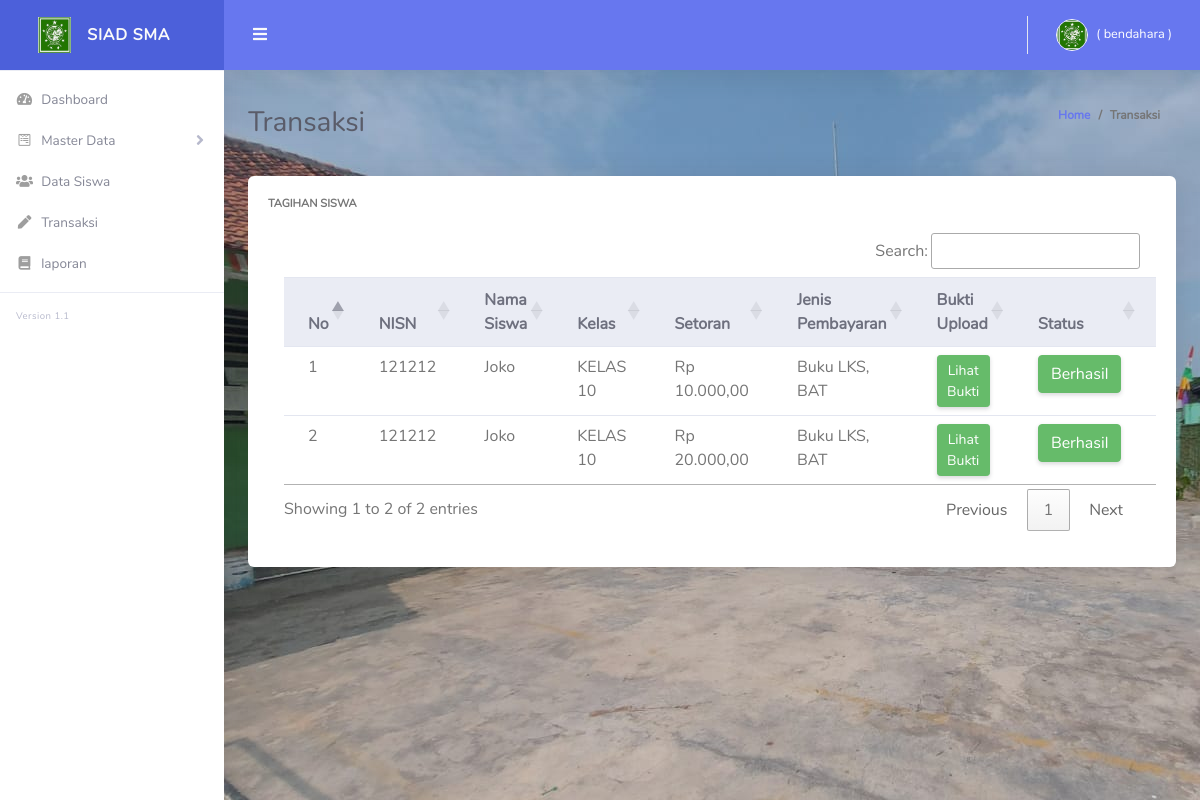
/index.php/transaksi, run on an earlier commit of the app's database.
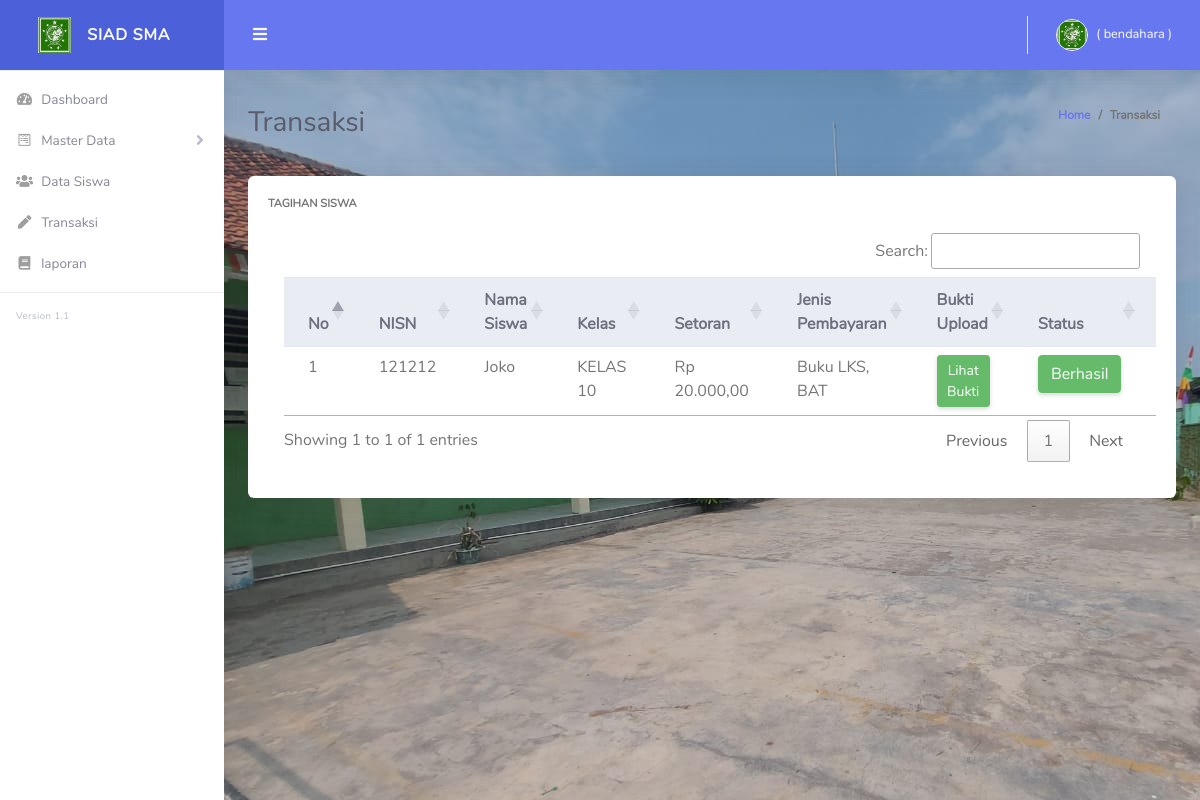
And on a later commit of the database.
### tables this page shows
CREATE TABLE `tb_pembayaran`  (
  `id` int(11) NOT NULL AUTO_INCREMENT,
  `siswa_id` int(11) NOT NULL,
  `bukti_id` int(11) NULL DEFAULT NULL,
  `nisn` varchar(100) NOT NULL,
  `nama` varchar(225) NOT NULL,
  `kelas` varchar(100) NOT NULL,
  `tanggal` date NOT NULL,
  `setoran` varchar(100) NOT NULL,
  `biaya` varchar(100) NOT NULL,
  `status` tinyint(1) NOT NULL DEFAULT 0,
  PRIMARY KEY (`id`) USING BTREE,
  INDEX `tb_pembayaran_siswa_id`(`siswa_id`) USING BTREE,
  CONSTRAINT `tb_pembayaran_siswa_id` FOREIGN KEY (`siswa_id`) REFERENCES `tb_siswa` (`id`) ON DELETE RESTRICT ON UPDATE RESTRICT
);

### application/controllers/Transaksi.php (called while the page is built, shortened)
<?php
class Transaksi extends CI_Controller {
    public function __construct()
    {
        $this->load->model('Siswa_model');
        $this->load->model('Kelas_model');
        $this->load->model('Bukti_model');
        $this->load->model('M_global_model');
        $this->load->model('Transaksi_model');
    }
    public function index()
    {
        $judul = 'Transaksi';
        $data['title']  = 'SIAD SMA Pangurugan';
        $pembayaran = $this->Transaksi_model->ambil_data_pembayaran(0);
		$this->load->view('template/header',$data);
		$this->load->view('template/sidebar');
        $this->load->view('template/topbar');
        $this->load->view('admin/transaksi', compact('pembayaran', 'judul'));
        $this->load->view('template/footer');
    }
}

### index.php (called while the page is built, shortened)
<?php
require_once BASEPATH.'core/CodeIgniter.php';

### application/models/Transaksi_model.php (called while the page is built, shortened)
<?php
class Transaksi_model extends CI_Model
{
    function ambil_data_pembayaran($id)
    {
        if ($id == 0) {
            $this->db->where('bukti_id IS NOT NULL');
        } else {
            $this->db->where('siswa_id', $id);
        }
        $this->db->order_by('tanggal', 'DESC');
        $this->db->order_by('id', 'DESC');
        $query = $this->db->get('tb_pembayaran');
        return $query->result();
    }
}

### application/helpers/rupiah_helper.php (called while the page is built, shortened)
<?php
function rupiah($angka){
	$hasil_rupiah = "Rp " . number_format($angka,2,',','.');
	return $hasil_rupiah;
}

### application/views/admin/transaksi.php (the view, shortened to what this page needs)
<div class="container-fluid" id="container-wrapper">
  <div class="d-sm-flex align-items-center justify-content-between mb-4">
    <h1 class="h3 mb-0 text-gray-800"><?= $judul; ?></h1>
    <ol class="breadcrumb">
      <li class="breadcrumb-item"><a href="./">Home</a></li>
      <li class="breadcrumb-item active" aria-current="page"><?= $judul; ?></li>
    </ol>
  </div>
  <div class="row mb-3">
    <div class="col-xl-12 col-md-5 mb-4">
      <div class="card h-100">
        <div class="card-body">
          <div class="row align-items-center">
            <div class="col mr-2">
              <div class="text-xs font-weight-bold text-uppercase mb-1">Tagihan Siswa</div>
              <div class="table-responsive p-3">
                <table class="table align-items-center table-flush" id="dataTable">
                  <thead class="thead-light">
                    <tr>
                      <th>No</th>
                      <th>NISN</th>
                      <th>Nama Siswa</th>
                      <th>Kelas</th>
                      <th>Setoran</th>
                      <th>Jenis Pembayaran</th>
                      <th>Bukti Upload</th>
                      <th>Status</th>
                      <th>Aksi</th>
                    </tr>
                  </thead>
                  <tbody>
                    <?php
                    $no = 0;
                    foreach ($pembayaran as $value) {
                      $no++
                    ?>
                      <tr>
                        <td><?php echo $no; ?></td>
                        <td><?php echo $value->nisn; ?></td>
                        <td><?php echo $value->nama; ?></td>
                        <td><?php echo $value->kelas; ?></td>
                        <td><?php echo rupiah(@$value->setoran ?? 0); ?></td>
                        <td>Buku LKS, BAT</td>
                        <td>
                          <a href="<?php echo base_url('/Transaksi/bukti') ?>/<?php echo $value->id ?>" data-toggle="tooltip" data-placement="bottom" class="btn btn-success btn-sm">
                            Lihat Bukti
                          </a>
                        </td>
                        <td><?= $value->status ? '<button class="btn btn-success">Berhasil</button>' : '<button class="btn btn-warning">Tunggu Konfirmasi</button>' ?></td>
                        <td>
                        </td>
                      <?php
                    }
                      ?>
                  </tbody>
                </table>
              </div>
            </div>
          </div>
        </div>
      </div>
    </div>
  </div>
</div>
</div>

What changed in the data, as far as the page shows it:
removed tb_pembayaran: nisn "121212", nama "Joko", kelas "KELAS 10", setoran "Rp 10.000,00", status "Berhasil"
Also different on the page:
text written by a page script: "Search: Showing 1 to 2 of 2 entries Previous 1 Next" → "Search: Showing 1 to 1 of 1 entries Previous 1 Next"
